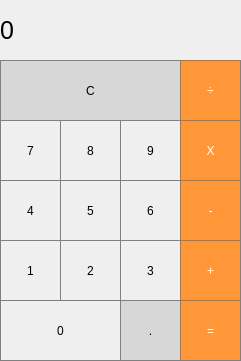
<?xml version="1.0" encoding="UTF-8"?>
<ui version="4.0">
 <class>MainWindow</class>
 <widget class="QMainWindow" name="MainWindow">
  <property name="geometry">
   <rect>
    <x>0</x>
    <y>0</y>
    <width>241</width>
    <height>361</height>
   </rect>
  </property>
  <property name="windowTitle">
   <string>MainWindow</string>
  </property>
  <property name="styleSheet">
   <string notr="true"/>
  </property>
  <widget class="QWidget" name="centralWidget">
   <widget class="QLabel" name="label">
    <property name="geometry">
     <rect>
      <x>0</x>
      <y>0</y>
      <width>241</width>
      <height>61</height>
     </rect>
    </property>
    <property name="font">
     <font>
      <pointsize>19</pointsize>
     </font>
    </property>
    <property name="styleSheet">
     <string notr="true">
/* (Label at top) Label Stylesheet */

QLabel {
  qproperty-alignment: 'AlignVCenter | AlignRight';
  border: 1px solid gray;
}

background-color : white;

/* End Label Stylesheet */</string>
    </property>
    <property name="text">
     <string>0</string>
    </property>
   </widget>
   <widget class="QPushButton" name="pushButton_clear">
    <property name="geometry">
     <rect>
      <x>0</x>
      <y>60</y>
      <width>181</width>
      <height>61</height>
     </rect>
    </property>
    <property name="styleSheet">
     <string notr="true">/* (Clear,+/-,%,. buttons) Unary Operations Buttons Stylesheet */

QPushButton {
  background-color: rgb(215, 215, 215);
  border: 1px solid gray;
}
QPushButton:pressed {
    background-color: qlineargradient(x1: 0, y1: 0, x2: 0, y2: 1,
                                      stop: 0 #BEBEBE, stop: 1 #D7D7D7);
}
/* End Unary Operations Buttons Stylesheet */
</string>
    </property>
    <property name="text">
     <string>C</string>
    </property>
   </widget>
   <widget class="QPushButton" name="pushButton_Divide">
    <property name="geometry">
     <rect>
      <x>180</x>
      <y>60</y>
      <width>61</width>
      <height>61</height>
     </rect>
    </property>
    <property name="styleSheet">
     <string notr="true">/* (Clear,+/-,%,. buttons) Unary Operations Buttons Stylesheet */

QPushButton {
  background-color: rgb(215, 215, 215);
  border: 1px solid gray;
}
QPushButton:pressed {
    background-color: qlineargradient(x1: 0, y1: 0, x2: 0, y2: 1,
                                      stop: 0 #BEBEBE, stop: 1 #D7D7D7);
}
/* End Unary Operations Buttons Stylesheet */

/* (Orange buttons) Operations Buttons Stylesheet */
QPushButton {
  background-color: rgb(255, 151, 57);
  color: white; 
  border: 1px solid gray;
}

QPushButton:pressed {
    background-color: qlineargradient(x1: 0, y1: 0, x2: 0, y2: 1,
                                      stop: 0 #FF7832, stop: 1 #FF9739);
}

/* (Label at top) Label Stylesheet */</string>
    </property>
    <property name="text">
     <string>÷</string>
    </property>
   </widget>
   <widget class="QPushButton" name="pushButton_9">
    <property name="geometry">
     <rect>
      <x>120</x>
      <y>120</y>
      <width>61</width>
      <height>61</height>
     </rect>
    </property>
    <property name="styleSheet">
     <string notr="true">/* Digits 0-9 Stylesheet */
QPushButton {
   border: 1px solid gray;
}
QPushButton:pressed {
    background-color: qlineargradient(x1: 0, y1: 0, x2: 0, y2: 1,
                                      stop: 0 #dadbde, stop: 1 #f6f7fa);
}

/* End Digits 0-9 Stylesheet */</string>
    </property>
    <property name="text">
     <string>9</string>
    </property>
   </widget>
   <widget class="QPushButton" name="pushButton_8">
    <property name="geometry">
     <rect>
      <x>60</x>
      <y>120</y>
      <width>61</width>
      <height>61</height>
     </rect>
    </property>
    <property name="styleSheet">
     <string notr="true">/* Digits 0-9 Stylesheet */
QPushButton {
   border: 1px solid gray;
}
QPushButton:pressed {
    background-color: qlineargradient(x1: 0, y1: 0, x2: 0, y2: 1,
                                      stop: 0 #dadbde, stop: 1 #f6f7fa);
}

/* End Digits 0-9 Stylesheet */</string>
    </property>
    <property name="text">
     <string>8</string>
    </property>
   </widget>
   <widget class="QPushButton" name="pushButton_Multiply">
    <property name="geometry">
     <rect>
      <x>180</x>
      <y>120</y>
      <width>61</width>
      <height>61</height>
     </rect>
    </property>
    <property name="styleSheet">
     <string notr="true">/* (Clear,+/-,%,. buttons) Unary Operations Buttons Stylesheet */

QPushButton {
  background-color: rgb(215, 215, 215);
  border: 1px solid gray;
}
QPushButton:pressed {
    background-color: qlineargradient(x1: 0, y1: 0, x2: 0, y2: 1,
                                      stop: 0 #BEBEBE, stop: 1 #D7D7D7);
}
/* End Unary Operations Buttons Stylesheet */

/* (Orange buttons) Operations Buttons Stylesheet */
QPushButton {
  background-color: rgb(255, 151, 57);
  color: white; 
  border: 1px solid gray;
}

QPushButton:pressed {
    background-color: qlineargradient(x1: 0, y1: 0, x2: 0, y2: 1,
                                      stop: 0 #FF7832, stop: 1 #FF9739);
}

/* (Label at top) Label Stylesheet */</string>
    </property>
    <property name="text">
     <string>X</string>
    </property>
   </widget>
   <widget class="QPushButton" name="pushButton_7">
    <property name="geometry">
     <rect>
      <x>0</x>
      <y>120</y>
      <width>61</width>
      <height>61</height>
     </rect>
    </property>
    <property name="styleSheet">
     <string notr="true">/* Digits 0-9 Stylesheet */
QPushButton {
   border: 1px solid gray;
}
QPushButton:pressed {
    background-color: qlineargradient(x1: 0, y1: 0, x2: 0, y2: 1,
                                      stop: 0 #dadbde, stop: 1 #f6f7fa);
}

/* End Digits 0-9 Stylesheet */</string>
    </property>
    <property name="text">
     <string>7</string>
    </property>
   </widget>
   <widget class="QPushButton" name="pushButton_6">
    <property name="geometry">
     <rect>
      <x>120</x>
      <y>180</y>
      <width>61</width>
      <height>61</height>
     </rect>
    </property>
    <property name="styleSheet">
     <string notr="true">/* Digits 0-9 Stylesheet */
QPushButton {
   border: 1px solid gray;
}
QPushButton:pressed {
    background-color: qlineargradient(x1: 0, y1: 0, x2: 0, y2: 1,
                                      stop: 0 #dadbde, stop: 1 #f6f7fa);
}

/* End Digits 0-9 Stylesheet */</string>
    </property>
    <property name="text">
     <string>6</string>
    </property>
   </widget>
   <widget class="QPushButton" name="pushButton_5">
    <property name="geometry">
     <rect>
      <x>60</x>
      <y>180</y>
      <width>61</width>
      <height>61</height>
     </rect>
    </property>
    <property name="styleSheet">
     <string notr="true">/* Digits 0-9 Stylesheet */
QPushButton {
   border: 1px solid gray;
}
QPushButton:pressed {
    background-color: qlineargradient(x1: 0, y1: 0, x2: 0, y2: 1,
                                      stop: 0 #dadbde, stop: 1 #f6f7fa);
}

/* End Digits 0-9 Stylesheet */</string>
    </property>
    <property name="text">
     <string>5</string>
    </property>
   </widget>
   <widget class="QPushButton" name="pushButton_Subtract">
    <property name="geometry">
     <rect>
      <x>180</x>
      <y>180</y>
      <width>61</width>
      <height>61</height>
     </rect>
    </property>
    <property name="styleSheet">
     <string notr="true">/* (Clear,+/-,%,. buttons) Unary Operations Buttons Stylesheet */

QPushButton {
  background-color: rgb(215, 215, 215);
  border: 1px solid gray;
}
QPushButton:pressed {
    background-color: qlineargradient(x1: 0, y1: 0, x2: 0, y2: 1,
                                      stop: 0 #BEBEBE, stop: 1 #D7D7D7);
}
/* End Unary Operations Buttons Stylesheet */

/* (Orange buttons) Operations Buttons Stylesheet */
QPushButton {
  background-color: rgb(255, 151, 57);
  color: white; 
  border: 1px solid gray;
}

QPushButton:pressed {
    background-color: qlineargradient(x1: 0, y1: 0, x2: 0, y2: 1,
                                      stop: 0 #FF7832, stop: 1 #FF9739);
}

/* (Label at top) Label Stylesheet */</string>
    </property>
    <property name="text">
     <string>-</string>
    </property>
   </widget>
   <widget class="QPushButton" name="pushButton_4">
    <property name="geometry">
     <rect>
      <x>0</x>
      <y>180</y>
      <width>61</width>
      <height>61</height>
     </rect>
    </property>
    <property name="styleSheet">
     <string notr="true">/* Digits 0-9 Stylesheet */
QPushButton {
   border: 1px solid gray;
}
QPushButton:pressed {
    background-color: qlineargradient(x1: 0, y1: 0, x2: 0, y2: 1,
                                      stop: 0 #dadbde, stop: 1 #f6f7fa);
}

/* End Digits 0-9 Stylesheet */</string>
    </property>
    <property name="text">
     <string>4</string>
    </property>
   </widget>
   <widget class="QPushButton" name="pushButton_3">
    <property name="geometry">
     <rect>
      <x>120</x>
      <y>240</y>
      <width>61</width>
      <height>61</height>
     </rect>
    </property>
    <property name="styleSheet">
     <string notr="true">/* Digits 0-9 Stylesheet */
QPushButton {
   border: 1px solid gray;
}
QPushButton:pressed {
    background-color: qlineargradient(x1: 0, y1: 0, x2: 0, y2: 1,
                                      stop: 0 #dadbde, stop: 1 #f6f7fa);
}

/* End Digits 0-9 Stylesheet */</string>
    </property>
    <property name="text">
     <string>3</string>
    </property>
   </widget>
   <widget class="QPushButton" name="pushButton_2">
    <property name="geometry">
     <rect>
      <x>60</x>
      <y>240</y>
      <width>61</width>
      <height>61</height>
     </rect>
    </property>
    <property name="styleSheet">
     <string notr="true">/* Digits 0-9 Stylesheet */
QPushButton {
   border: 1px solid gray;
}
QPushButton:pressed {
    background-color: qlineargradient(x1: 0, y1: 0, x2: 0, y2: 1,
                                      stop: 0 #dadbde, stop: 1 #f6f7fa);
}

/* End Digits 0-9 Stylesheet */</string>
    </property>
    <property name="text">
     <string>2</string>
    </property>
   </widget>
   <widget class="QPushButton" name="pushButton_Add">
    <property name="geometry">
     <rect>
      <x>180</x>
      <y>240</y>
      <width>61</width>
      <height>61</height>
     </rect>
    </property>
    <property name="styleSheet">
     <string notr="true">/* (Clear,+/-,%,. buttons) Unary Operations Buttons Stylesheet */

QPushButton {
  background-color: rgb(215, 215, 215);
  border: 1px solid gray;
}
QPushButton:pressed {
    background-color: qlineargradient(x1: 0, y1: 0, x2: 0, y2: 1,
                                      stop: 0 #BEBEBE, stop: 1 #D7D7D7);
}
/* End Unary Operations Buttons Stylesheet */

/* (Orange buttons) Operations Buttons Stylesheet */
QPushButton {
  background-color: rgb(255, 151, 57);
  color: white; 
  border: 1px solid gray;
}

QPushButton:pressed {
    background-color: qlineargradient(x1: 0, y1: 0, x2: 0, y2: 1,
                                      stop: 0 #FF7832, stop: 1 #FF9739);
}

/* (Label at top) Label Stylesheet */</string>
    </property>
    <property name="text">
     <string>+</string>
    </property>
   </widget>
   <widget class="QPushButton" name="pushButton_1">
    <property name="geometry">
     <rect>
      <x>0</x>
      <y>240</y>
      <width>61</width>
      <height>61</height>
     </rect>
    </property>
    <property name="styleSheet">
     <string notr="true">/* Digits 0-9 Stylesheet */
QPushButton {
   border: 1px solid gray;
}
QPushButton:pressed {
    background-color: qlineargradient(x1: 0, y1: 0, x2: 0, y2: 1,
                                      stop: 0 #dadbde, stop: 1 #f6f7fa);
}

/* End Digits 0-9 Stylesheet */</string>
    </property>
    <property name="text">
     <string>1</string>
    </property>
   </widget>
   <widget class="QPushButton" name="pushButton_equal">
    <property name="geometry">
     <rect>
      <x>180</x>
      <y>300</y>
      <width>61</width>
      <height>61</height>
     </rect>
    </property>
    <property name="styleSheet">
     <string notr="true">/* (Clear,+/-,%,. buttons) Unary Operations Buttons Stylesheet */

QPushButton {
  background-color: rgb(215, 215, 215);
  border: 1px solid gray;
}
QPushButton:pressed {
    background-color: qlineargradient(x1: 0, y1: 0, x2: 0, y2: 1,
                                      stop: 0 #BEBEBE, stop: 1 #D7D7D7);
}
/* End Unary Operations Buttons Stylesheet */

/* (Orange buttons) Operations Buttons Stylesheet */
QPushButton {
  background-color: rgb(255, 151, 57);
  color: white; 
  border: 1px solid gray;
}

QPushButton:pressed {
    background-color: qlineargradient(x1: 0, y1: 0, x2: 0, y2: 1,
                                      stop: 0 #FF7832, stop: 1 #FF9739);
}

/* (Label at top) Label Stylesheet */</string>
    </property>
    <property name="text">
     <string>=</string>
    </property>
   </widget>
   <widget class="QPushButton" name="pushButton_0">
    <property name="geometry">
     <rect>
      <x>0</x>
      <y>300</y>
      <width>121</width>
      <height>61</height>
     </rect>
    </property>
    <property name="styleSheet">
     <string notr="true">/* Digits 0-9 Stylesheet */
QPushButton {
   border: 1px solid gray;
}
QPushButton:pressed {
    background-color: qlineargradient(x1: 0, y1: 0, x2: 0, y2: 1,
                                      stop: 0 #dadbde, stop: 1 #f6f7fa);
}

/* End Digits 0-9 Stylesheet */</string>
    </property>
    <property name="text">
     <string>0</string>
    </property>
   </widget>
   <widget class="QPushButton" name="pushButton_decimal">
    <property name="geometry">
     <rect>
      <x>120</x>
      <y>300</y>
      <width>61</width>
      <height>61</height>
     </rect>
    </property>
    <property name="styleSheet">
     <string notr="true">/* (Clear,+/-,%,. buttons) Unary Operations Buttons Stylesheet */

QPushButton {
  background-color: rgb(215, 215, 215);
  border: 1px solid gray;
}
QPushButton:pressed {
    background-color: qlineargradient(x1: 0, y1: 0, x2: 0, y2: 1,
                                      stop: 0 #BEBEBE, stop: 1 #D7D7D7);
}
/* End Unary Operations Buttons Stylesheet */
</string>
    </property>
    <property name="text">
     <string>.</string>
    </property>
   </widget>
  </widget>
 </widget>
 <layoutdefault spacing="6" margin="11"/>
 <resources/>
 <connections/>
</ui>
